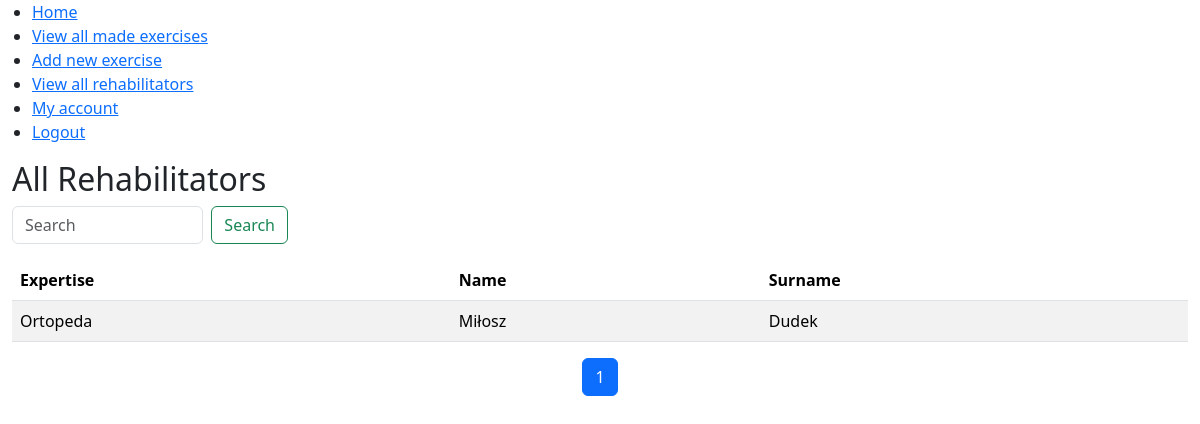
Screenshot of /rehab/rehabilitators/ (signed in) with the database file from the repository.
### rehab/models.py (models this page shows, shortened)
class Rehabilitator(models.Model):
    user = models.OneToOneField(User, on_delete=models.CASCADE)
    name = models.CharField(max_length=30)
    surname = models.CharField(max_length=30)
    expertise = models.CharField(max_length=30)
    sex = models.CharField(max_length=1, choices=(('M', 'Male'), ('F', 'Female')))
    location = models.CharField(max_length=30)
    street = models.CharField(max_length=60)
    house_number = models.CharField(max_length=10)
    local_number = models.CharField(max_length=10)
    entity_name = models.CharField(max_length=60)

### rehab/views.py (the view)
# urls.py: path('rehabilitators/', views.view_all_rehabilitators, name='view_all_rehabilitators'),
def view_all_rehabilitators(request):
    user = request.user
    is_rehabilitator = None
    is_patient = None
    if hasattr(user, 'rehabilitator'):
        profile = user.rehabilitator
        is_rehabilitator = True
        is_patient = False
    elif hasattr(user, 'patient'):
        profile = user.patient
        is_rehabilitator = False
        is_patient = True
    else:
        return redirect('telemedWebapp:home')
    query = request.GET.get('q', '')
    if query:
        rehabilitators = Rehabilitator.objects.filter(
            Q(name__icontains=query) |
            Q(surname__icontains=query) |
            Q(expertise__icontains=query)
        ).order_by('expertise', 'name', 'surname')
    else:
        rehabilitators = Rehabilitator.objects.all().order_by('expertise', 'name', 'surname')
    paginator = Paginator(rehabilitators, 10)  # 1 items per page
    page_number = request.GET.get('page')
    page_obj = paginator.get_page(page_number)
    context = {'rehabilitators': rehabilitators,
               'query': query,
               'page_obj': page_obj,
               'is_rehabilitator': is_rehabilitator,
               'is_patient': is_patient}
    return render(request, 'telemedWebapp/view_all_rehabilitators.html', context)

### rehab/templates/telemedWebapp/view_all_rehabilitators.html (shortened to what this page needs)
{% extends 'telemedWebapp/base.html' %}
{% block content %}
  <h2>All Rehabilitators</h2>
    <div class="row mb-3">
    <div class="col-md-3">
    <form class="d-flex" method="GET">
      <input class="form-control me-2" type="search" placeholder="Search" aria-label="Search" name="q" value="{{ request.GET.q }}">
      <button class="btn btn-outline-success" type="submit">Search</button>
    </form>
  </div>
</div>
    {% if rehabilitators %}
      <table class="table table-striped">
        <thead>
          <tr>
            <th>Expertise</th>
            <th>Name</th>
            <th>Surname</th>
        </thead>
        <tbody>
          {% for rehab in page_obj  %}
            <tr>
              <td>{{ rehab.expertise }}</td>
              <td>{{ rehab.name }}</td>
              <td>{{ rehab.surname }}</td>
            </tr>
          {% endfor %}
        </tbody>
      </table>
    {% else %}
        <p>No rehabilitants found.</p>
  {% endif %}
<div class="d-flex justify-content-center">
  <nav aria-label="Page navigation example">
    <ul class="pagination">
      {% for num in page_obj.paginator.page_range %}
      {% if page_obj.number == num %}
      <li class="page-item active" aria-current="page"><a class="page-link" href="#">{{ num }}</a></li>
      {% elif num > page_obj.number|add:'-3' and num < page_obj.number|add:'3' %}
      <li class="page-item"><a class="page-link" href="?page={{ num }}{% if request.GET.q %}&q={{ request.GET.q }}{% endif %}">{{ num }}</a></li>
      {% endif %}
      {% endfor %}
    </ul>
  </nav>
</div>
{% endblock %}

### rows the page displays
Rehabilitator: expertise "Ortopeda", name "Miłosz", surname "Dudek"

### other values shown
{{ num }} "1"
